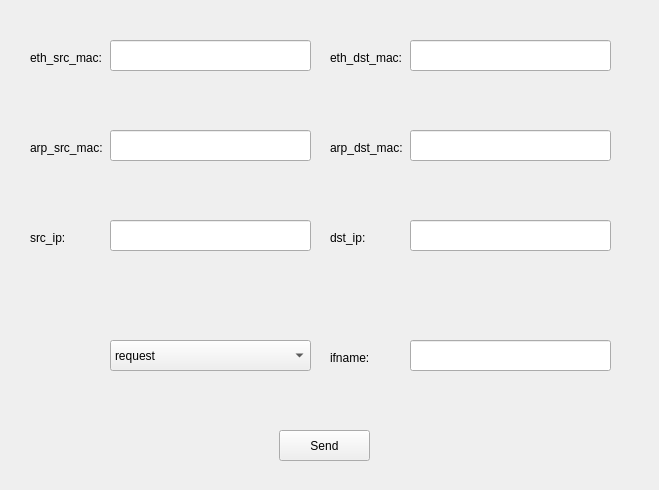
<?xml version="1.0" encoding="UTF-8"?>
<ui version="4.0">
 <class>Widget</class>
 <widget class="QWidget" name="Widget">
  <property name="geometry">
   <rect>
    <x>0</x>
    <y>0</y>
    <width>659</width>
    <height>490</height>
   </rect>
  </property>
  <property name="windowTitle">
   <string>Widget</string>
  </property>
  <widget class="QLineEdit" name="eth_src_mac_Edit">
   <property name="geometry">
    <rect>
     <x>110</x>
     <y>40</y>
     <width>201</width>
     <height>31</height>
    </rect>
   </property>
  </widget>
  <widget class="QLabel" name="label">
   <property name="geometry">
    <rect>
     <x>30</x>
     <y>50</y>
     <width>81</width>
     <height>16</height>
    </rect>
   </property>
   <property name="text">
    <string>eth_src_mac:</string>
   </property>
  </widget>
  <widget class="QLabel" name="label_2">
   <property name="geometry">
    <rect>
     <x>330</x>
     <y>50</y>
     <width>71</width>
     <height>16</height>
    </rect>
   </property>
   <property name="text">
    <string>eth_dst_mac:</string>
   </property>
  </widget>
  <widget class="QLineEdit" name="eth_dst_mac_Edit">
   <property name="geometry">
    <rect>
     <x>410</x>
     <y>40</y>
     <width>201</width>
     <height>31</height>
    </rect>
   </property>
  </widget>
  <widget class="QLabel" name="label_3">
   <property name="geometry">
    <rect>
     <x>30</x>
     <y>140</y>
     <width>81</width>
     <height>16</height>
    </rect>
   </property>
   <property name="text">
    <string>arp_src_mac:</string>
   </property>
  </widget>
  <widget class="QLineEdit" name="arp_src_mac_Edit">
   <property name="geometry">
    <rect>
     <x>110</x>
     <y>130</y>
     <width>201</width>
     <height>31</height>
    </rect>
   </property>
  </widget>
  <widget class="QLabel" name="label_4">
   <property name="geometry">
    <rect>
     <x>330</x>
     <y>140</y>
     <width>81</width>
     <height>16</height>
    </rect>
   </property>
   <property name="text">
    <string>arp_dst_mac:</string>
   </property>
   <property name="textFormat">
    <enum>Qt::AutoText</enum>
   </property>
  </widget>
  <widget class="QLineEdit" name="arp_dst_mac_Edit">
   <property name="geometry">
    <rect>
     <x>410</x>
     <y>130</y>
     <width>201</width>
     <height>31</height>
    </rect>
   </property>
  </widget>
  <widget class="QLineEdit" name="dst_ip_Edit">
   <property name="geometry">
    <rect>
     <x>410</x>
     <y>220</y>
     <width>201</width>
     <height>31</height>
    </rect>
   </property>
  </widget>
  <widget class="QLineEdit" name="src_ip_Edit">
   <property name="geometry">
    <rect>
     <x>110</x>
     <y>220</y>
     <width>201</width>
     <height>31</height>
    </rect>
   </property>
  </widget>
  <widget class="QLabel" name="label_5">
   <property name="geometry">
    <rect>
     <x>30</x>
     <y>230</y>
     <width>81</width>
     <height>16</height>
    </rect>
   </property>
   <property name="text">
    <string>src_ip:</string>
   </property>
  </widget>
  <widget class="QLabel" name="label_6">
   <property name="geometry">
    <rect>
     <x>330</x>
     <y>230</y>
     <width>81</width>
     <height>16</height>
    </rect>
   </property>
   <property name="text">
    <string>dst_ip:</string>
   </property>
   <property name="textFormat">
    <enum>Qt::AutoText</enum>
   </property>
  </widget>
  <widget class="QComboBox" name="op_comboBox">
   <property name="geometry">
    <rect>
     <x>110</x>
     <y>340</y>
     <width>201</width>
     <height>31</height>
    </rect>
   </property>
   <item>
    <property name="text">
     <string>request</string>
    </property>
   </item>
   <item>
    <property name="text">
     <string>reply</string>
    </property>
   </item>
  </widget>
  <widget class="QPushButton" name="Send_pushButton">
   <property name="geometry">
    <rect>
     <x>279</x>
     <y>430</y>
     <width>91</width>
     <height>31</height>
    </rect>
   </property>
   <property name="text">
    <string>Send</string>
   </property>
  </widget>
  <widget class="QLabel" name="label_7">
   <property name="geometry">
    <rect>
     <x>330</x>
     <y>350</y>
     <width>81</width>
     <height>16</height>
    </rect>
   </property>
   <property name="text">
    <string>ifname:</string>
   </property>
   <property name="textFormat">
    <enum>Qt::AutoText</enum>
   </property>
  </widget>
  <widget class="QLineEdit" name="ifname_Edit">
   <property name="geometry">
    <rect>
     <x>410</x>
     <y>340</y>
     <width>201</width>
     <height>31</height>
    </rect>
   </property>
  </widget>
 </widget>
 <layoutdefault spacing="6" margin="11"/>
 <resources/>
 <connections/>
</ui>
